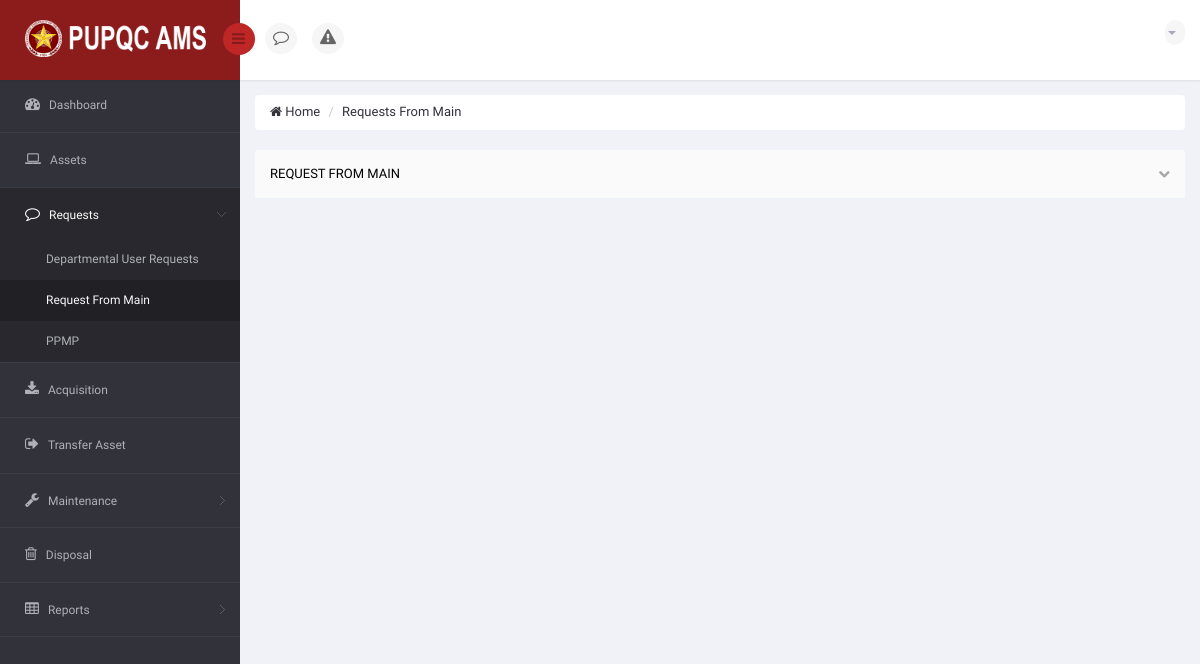
Before: /DIR/PropertyOfficer/POViewRequestToMain.php?reqmain=4 (signed in) with the older database file.
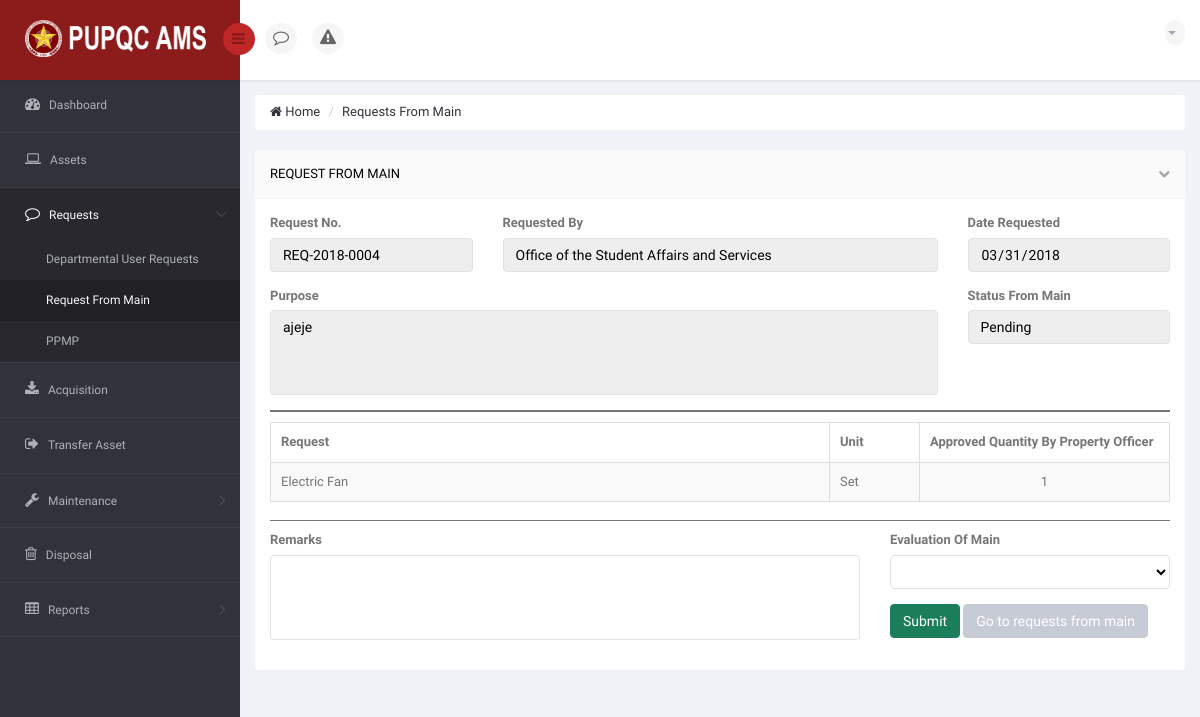
After: the same page with the newer database file.
### tables this page shows
CREATE TABLE `ams_t_user_request_summary` (
  `URS_ID` int(11) NOT NULL,
  `URS_NO` varchar(15) NOT NULL,
  `URS_REQUEST_DATE` date NOT NULL,
  `URS_PURPOSE` varchar(350) NOT NULL,
  `URS_STATUS_TO_PO` varchar(25) NOT NULL DEFAULT 'Pending',
  `URS_APPROVED_DATE` date DEFAULT NULL,
  `URS_REJECT_DATE` date DEFAULT NULL,
  `URS_REMARKS` varchar(350) DEFAULT NULL,
  `URS_URGENT_DATE` date NOT NULL,
  `URS_URGENT_TYPE` varchar(25) NOT NULL,
  `URS_VIEW_BY_USER` int(11) NOT NULL DEFAULT '0',
  `URS_VIEW_BY_PO` int(11) NOT NULL DEFAULT '0',
  `URS_VIEW_BY_USER_MAIN` int(11) NOT NULL DEFAULT '0',
  `URS_VIEW_CLICKED` int(11) NOT NULL DEFAULT '0'
);

CREATE TABLE `ams_r_asset_library` (
  `AL_ID` int(11) NOT NULL,
  `AL_NAME` varchar(150) NOT NULL
);

CREATE TABLE `ams_t_user_request` (
  `UR_ID` int(11) NOT NULL,
  `UR_UNIT` varchar(25) NOT NULL,
  `UR_QUANTITY` int(11) NOT NULL,
  `UR_STATUS` varchar(25) NOT NULL DEFAULT 'Pending',
  `UR_APPROVED_DATE_BY_PO` date DEFAULT NULL,
  `UR_REJECT_DATE_BY_PO` date DEFAULT NULL,
  `URS_ID` int(11) NOT NULL,
  `AL_ID` int(11) NOT NULL,
  `EP_ID` int(11) NOT NULL
);

CREATE TABLE `ams_t_user_request_approved_by_po` (
  `URABPO_ID` int(11) NOT NULL,
  `URABPO_STATUS` varchar(25) NOT NULL DEFAULT 'Pending',
  `URABPO_APPROVED_DATE_BY_MAIN` date DEFAULT NULL,
  `URABPO_REJECT_DATE_BY_MAIN` date DEFAULT NULL,
  `URA_QUANTITY` int(11) NOT NULL,
  `UR_ID` int(11) NOT NULL,
  `URS_ID` int(11) NOT NULL
);

### DIR/PropertyOfficer/POViewRequestToMain.php (the view, shortened to what the changed rows need)
<?php
    if (isset($_GET['reqmain']))
    {
        $ids = $_GET['reqmain'];
    }
?>
<!DOCTYPE html>
<html lang="en">
<head>
    <link href="../../bs3/css/bootstrap.min.css" rel="stylesheet">
    <link href="../../css/bootstrap-reset.css" rel="stylesheet">
    <link href="../../font-awesome/css/font-awesome.css" rel="stylesheet" />
    <link href="../../js/advanced-datatable/css/demo_page.css" rel="stylesheet" />
    <link href="../../js/advanced-datatable/css/demo_table.css" rel="stylesheet" />
    <link rel="stylesheet" href="../../js/data-tables/DT_bootstrap.css" />
    <link href="../../css/style.css" rel="stylesheet">
    <link href="../../css/style-responsive.css" rel="stylesheet" />
    <link href="../../js/iCheck/skins/minimal/minimal.css" rel="stylesheet">
    <link href="../../js/iCheck/skins/minimal/red.css" rel="stylesheet">
    <link href="../../js/iCheck/skins/minimal/green.css" rel="stylesheet">
    <link href="../../js/iCheck/skins/minimal/blue.css" rel="stylesheet">
    <link href="../../js/iCheck/skins/minimal/yellow.css" rel="stylesheet">
    <link href="../../js/iCheck/skins/minimal/purple.css" rel="stylesheet">
    <link href="../../js/iCheck/skins/square/square.css" rel="stylesheet">
    <link href="../../js/iCheck/skins/square/red.css" rel="stylesheet">
    <link href="../../js/iCheck/skins/square/green.css" rel="stylesheet">
    <link href="../../js/iCheck/skins/square/blue.css" rel="stylesheet">
    <link href="../../js/iCheck/skins/square/yellow.css" rel="stylesheet">
    <link href="../../js/iCheck/skins/square/purple.css" rel="stylesheet">
    <link href="../../js/iCheck/skins/flat/grey.css" rel="stylesheet">
    <link href="../../js/iCheck/skins/flat/red.css" rel="stylesheet">
    <link href="../../js/iCheck/skins/flat/green.css" rel="stylesheet">
    <link href="../../js/iCheck/skins/flat/blue.css" rel="stylesheet">
    <link href="../../js/iCheck/skins/flat/yellow.css" rel="stylesheet">
    <link href="../../js/iCheck/skins/flat/purple.css" rel="stylesheet">
    <link rel="stylesheet" type="text/css" href="../../js/select2/select2.css" />
    <link rel="stylesheet" type="text/css" href="../../js/bootstrap-daterangepicker/daterangepicker-bs3.css" />
    <link rel="stylesheet" type="text/css" href="../../js/bootstrap-datetimepicker/css/datetimepicker.css" />
    <link rel="stylesheet" type="text/css" href="../../js/bootstrap-datepicker/css/datepicker.css" />
    <link href="../../js/plugins/sweetalert/sweetalert.css" type="text/css" rel="stylesheet" media="screen,projection">
</head>
<body>
<section id="container" >
                <?php
                    include('../Connection/db.php');
                  ?>
    <section id="main-content">
        <section class="wrapper">
            <div class="row">
                <div class="col-sm-12">
                    <section class="panel">
                        <?php
                            $sql = "SELECT URS.URS_PURPOSE, URS.URS_NO, URS.URS_ID, URS.URS_REQUEST_DATE, O.O_NAME, URSTM.URSTM_STATUS_TO_MAIN, URABPO.URA_QUANTITY, ALS.AL_NAME FROM `ams_t_user_request_summary` AS URS INNER JOIN `ams_t_user_request_status_to_main` AS URSTM ON URSTM.URS_ID = URS.URS_ID INNER JOIN `ams_t_user_request` AS UR ON UR.URS_ID = URS.URS_ID INNER JOIN `ams_t_user_request_approved_by_po` AS URABPO ON URABPO.UR_ID = UR.UR_ID INNER JOIN `ams_r_employee_profile` AS EP ON UR.EP_ID = EP.EP_ID INNER JOIN `ams_r_office` AS O ON EP.O_ID = O.O_ID INNER JOIN `ams_r_asset_library` AS ALS ON UR.AL_ID = ALS.AL_ID WHERE URS.URS_ID = $ids GROUP BY URS.URS_ID ORDER BY URS.URS_APPROVED_DATE DESC";
                            $result = mysqli_query($connection, $sql) or die("Bad Query: $sql");
                            while($row = mysqli_fetch_assoc($result))
                            {
                                $urspurpose = $row['URS_PURPOSE'];
                                $ursno = $row['URS_NO'];
                                $ursdatereq = $row['URS_REQUEST_DATE'];
                                $ursreqby = $row['O_NAME'];
                                $mainstat = $row['URSTM_STATUS_TO_MAIN'];
                        ?>
                        <div class="panel-body">
                            <div class="row group">
                                <div class="col-md-3">
                                    <div class="form-group">
                                        <label>Request No.</label>
                                        <input type="text" value="<?php echo $ursno; ?>" class="form-control" style="color: black;" disabled  />
                                    </div>
                                </div>
                                <div class="col-md-6">
                                    <div class="form-group">
                                        <label>Requested By</label>
                                        <input type="text" value="<?php echo $ursreqby; ?>" class="form-control" style="color: black;" disabled  />
                                    </div>
                                </div>
                                <div class="col-md-3">
                                    <div class="form-group">
                                        <label>Date Requested</label>
                                        <input type="Date" value="<?php echo $ursdatereq; ?>" class="form-control" style="color: black;" disabled />
                                    </div>
                                </div>
                                <div class="col-md-9">
                                    <div class="form-group">
                                        <label>Purpose</label>
                                        <textarea style="color: black; word-wrap: break-word; resize: none; height: 85px;" class="form-control" maxlength="200" id="getreason" required="" disabled><?php echo $urspurpose; ?></textarea>
                                    </div>
                                </div>
                                <div class="col-md-3">
                                    <div class="form-group">
                                        <label>Status From Main</label>
                                        <?php
                                            if ($mainstat == 'Pending')
                                            {
                                        ?>
                                            <input type="text" value="<?php echo $mainstat; ?>" class="form-control" style="color: black;" disabled />
                                        <?php
                                            }
                                            elseif ($mainstat == 'Approved')
                                            {
                                        ?>
                                            <input type="text" value="<?php echo $mainstat; ?>" class="form-control" style="color: green;" disabled />
                                        <?php
                                            }
                                            elseif ($mainstat == 'Reject')
                                            {
                                        ?>
                                            <input type="text" value="<?php echo $mainstat; ?>" class="form-control" style="color: red;" disabled />
                                        <?php
                                            }
                                        ?>
                                    </div>
                                </div>
                                <div class="col-md-12">
                                    <div style="padding: 1px; margin-bottom: 10px; background-color: #757575;">
                                    </div>
                                </div>
                                <div class="col-md-12">
                                    <div class="adv-table">
                                        <table  class="display table table-bordered table-striped" id=" ">
                                            <thead>
                                                <tr>
                                                    <th style="">Request</th>
                                                    <th style="width: 90px;">Unit</th>
                                                    <th style="width: 250px;">Approved Quantity By Property Officer</th>
                                                </tr>
                                            </thead>
                                            <tbody>
                                                <?php
                                                    $sqlz = "SELECT URS.URS_PURPOSE, URS.URS_NO, URS.URS_ID, URS.URS_REQUEST_DATE, O.O_NAME, URSTM.URSTM_STATUS_TO_MAIN, UR.UR_UNIT, URABPO.URA_QUANTITY, ALS.AL_NAME FROM `ams_t_user_request_summary` AS URS INNER JOIN `ams_t_user_request_status_to_main` AS URSTM ON URSTM.URS_ID = URS.URS_ID INNER JOIN `ams_t_user_request` AS UR ON UR.URS_ID = URS.URS_ID INNER JOIN `ams_t_user_request_approved_by_po` AS URABPO ON URABPO.UR_ID = UR.UR_ID INNER JOIN `ams_r_employee_profile` AS EP ON UR.EP_ID = EP.EP_ID INNER JOIN `ams_r_office` AS O ON EP.O_ID = O.O_ID INNER JOIN `ams_r_asset_library` AS ALS ON UR.AL_ID = ALS.AL_ID WHERE URS.URS_ID = $ids ORDER BY URS.URS_APPROVED_DATE DESC";
                                                    $resultz = mysqli_query($connection, $sqlz) or die("Bad Query: $sql");
                                                    while($rowz = mysqli_fetch_assoc($resultz))
                                                    {
                                                        $requestname = $rowz['AL_NAME'];
                                                        $requestunit = $rowz['UR_UNIT'];
                                                        $requestqty = $rowz['URA_QUANTITY'];
                                                ?>
                                                <tr>
                                                    <td> <?php echo $requestname; ?> </td>
                                                    <td> <?php echo $requestunit; ?> </td>
                                                    <td> <center> <?php echo $requestqty; ?> </center> </td>
                                                </tr>
                                                <?php
                                                    }
                                                ?>
                                            </tbody>
                                        </table>
                                    </div>
                                </div>
                            </div>
                            <div class="row">
                                <div class="col-md-12">
                                    <div style="padding: 1px; margin-bottom: 10px;">
                                    </div>
                                </div>
                            </div>
                            <div class="row">
                                <div class="col-md-12">
                                    <div style="padding: 0.5px; margin-bottom: 10px; background: #757575;">
                                    </div>
                                </div>
                            </div>
                            <?php
                                if ($mainstat == 'Pending')
                                {
                            ?>
                            <div class="row">
                                <div class="col-md-8">
                                    <div class="form-group">
                                        <label>Remarks</label>
                                        <textarea name="viewrequestsevaluate" id="evalbymainremarks" class="form-control" style="resize: none; color: black; height: 85px;" maxlength="200"></textarea>
                                    </div>
                                </div>
                                <div class="col-md-4">
                                    <div class="form-group">
                                        <label>Evaluation Of Main</label>
                                        <select class="form-control" style="color: black;" id="getsel">
                                            <option selected disabled value=""></option>
                                            <option value="Approved">Approved</option>
                                        </select>
                                    </div>
                                    <div class="form-group">
                                        <a id="btnevaluate" class="btn btn-success">Submit</a>
                                        <a href="PORequestToMain.php" class="btn btn-default">Go to requests from main</a>
                                    </div>
                                </div>
                            </div>
                            <?php
                                }
                                else
                                {
                            ?>
                                <a href="PORequestToMain.php" class="btn btn-default">Go to requests from main</a>
                            <?php
                                }
                            ?>
                        </div>
                        <?php
                            }
                        ?>
                    </section>
                </div>
            </div>
        </section>
    </section>
</section>
</body>
</html>

Changed rows visible on the page:
now on this page (row edited): ams_t_user_request_summary: URS_NO "REQ-2018-0004", value "Office of the Student Affairs and Services", URS_REQUEST_DATE "03/31/2018", URS_PURPOSE "ajeje", value "Pending", ams_r_asset_library.AL_NAME "Electric Fan", ams_t_user_request.UR_UNIT "Set", ams_t_user_request_approved_by_po.URA_QUANTITY "1"
